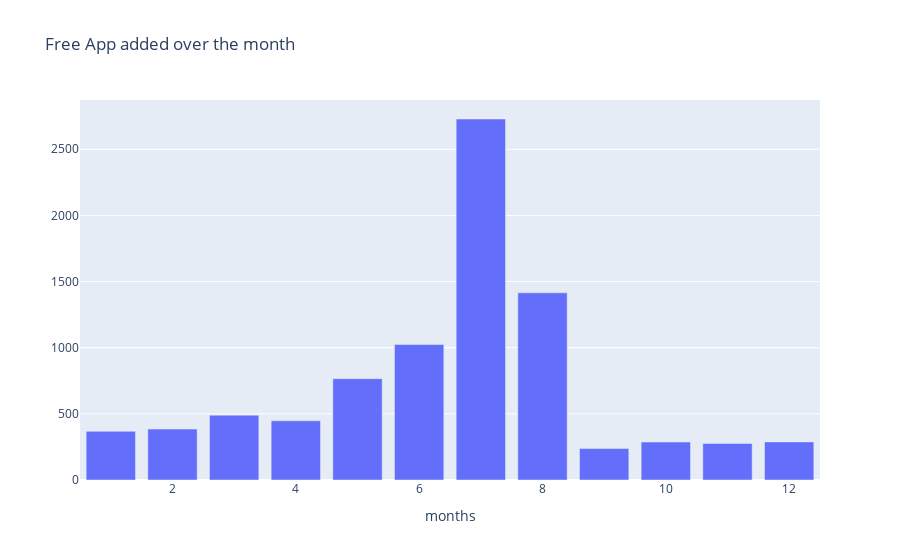

The notebook cell saved with this chart:
### Code cell
col='month_added'
v1=d1[col].value_counts().reset_index()
v1=v1.rename(columns={col:'count','index':col})
v1['percent']=v1['count'].apply(lambda x : 100*x/sum(v1['count']))
v1=v1.sort_values(col)
trace1 = go.Bar(x=v1[col], y=v1["count"], name="Free", marker=dict())
layout={'title':"Free App added over the month",'xaxis':{'title':"months"}}
fig = go.Figure(data=[trace1], layout=layout)
iplot(fig)

### Figure 1 — Plotly figure (JSON) as saved in the notebook; plotly's stock layout.template omitted (floating-point values rounded to 4 significant figures)
{"data": [{"name": "Free", "type": "bar", "x": [1, 2, 3, 4, 5, 6, 7, 8, 9, 10, 11, 12], "y": [368, 385, 490, 448, 766, 1024, 2729, 1415, 238, 287, 276, 288]}], "layout": {"title": {"text": "Free App added over the month"}, "xaxis": {"title": {"text": "months"}}}}
